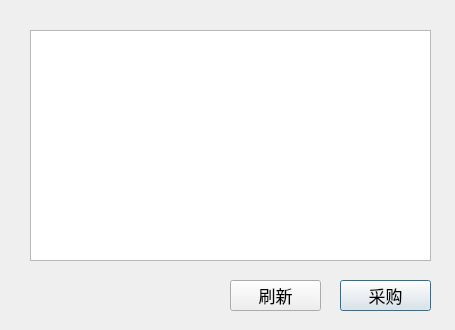
<?xml version="1.0" encoding="UTF-8"?>
<ui version="4.0">
 <class>DialogLack</class>
 <widget class="QDialog" name="DialogLack">
  <property name="geometry">
   <rect>
    <x>0</x>
    <y>0</y>
    <width>455</width>
    <height>330</height>
   </rect>
  </property>
  <property name="windowTitle">
   <string>Dialog</string>
  </property>
  <widget class="QTableView" name="tableView">
   <property name="geometry">
    <rect>
     <x>30</x>
     <y>30</y>
     <width>401</width>
     <height>231</height>
    </rect>
   </property>
   <property name="font">
    <font>
     <pointsize>13</pointsize>
    </font>
   </property>
  </widget>
  <widget class="QPushButton" name="btn_buy">
   <property name="geometry">
    <rect>
     <x>340</x>
     <y>280</y>
     <width>91</width>
     <height>31</height>
    </rect>
   </property>
   <property name="font">
    <font>
     <pointsize>13</pointsize>
    </font>
   </property>
   <property name="text">
    <string>采购</string>
   </property>
  </widget>
  <widget class="QPushButton" name="btn_flush">
   <property name="geometry">
    <rect>
     <x>230</x>
     <y>280</y>
     <width>91</width>
     <height>31</height>
    </rect>
   </property>
   <property name="font">
    <font>
     <pointsize>13</pointsize>
    </font>
   </property>
   <property name="text">
    <string>刷新</string>
   </property>
  </widget>
 </widget>
 <resources/>
 <connections/>
</ui>
